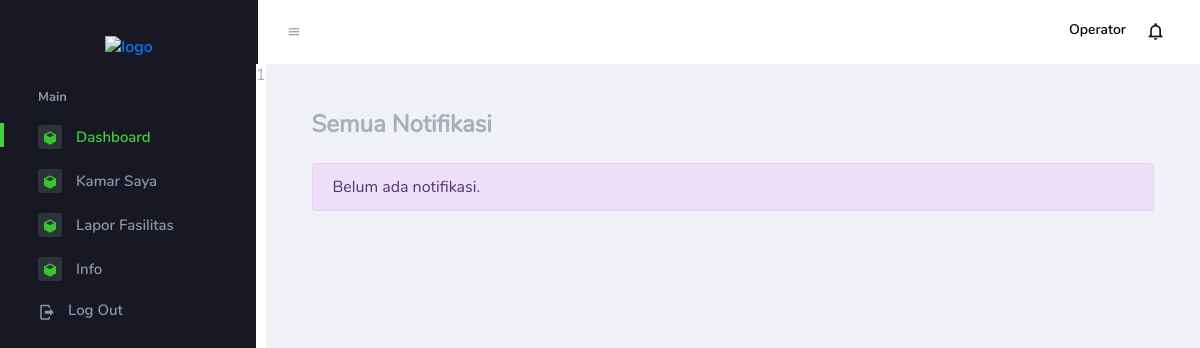
The page /mahasiswa/index.php?q=notifikasi (signed in) on the database as committed earlier.
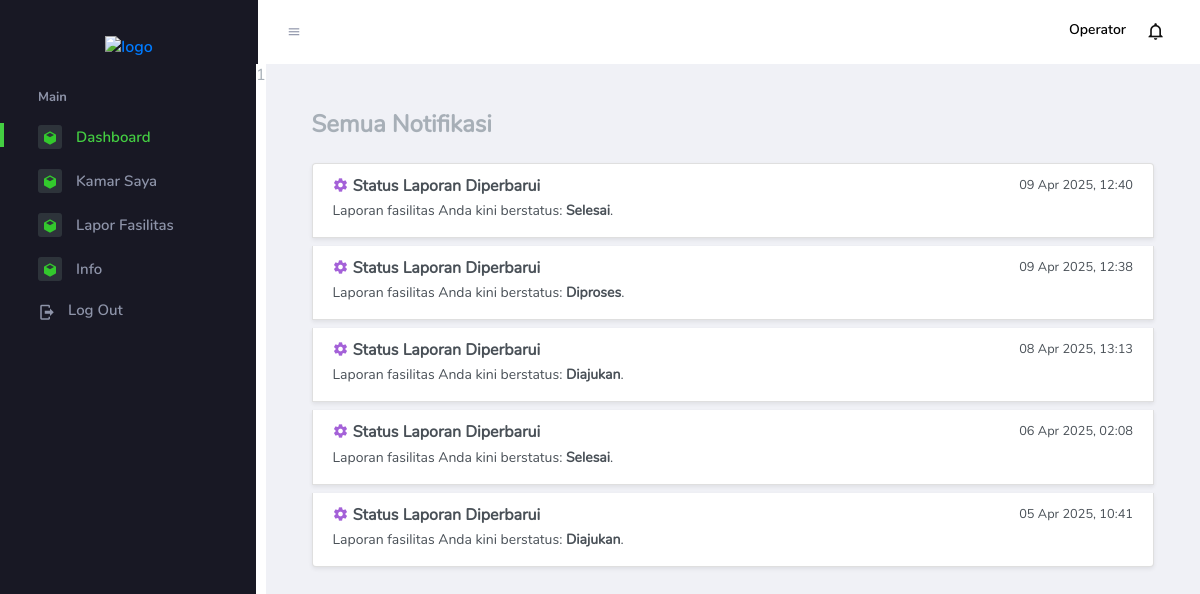
The same page on the database as committed later.
### tables this page shows
CREATE TABLE IF NOT EXISTS `notifikasi` (
  `id` int NOT NULL AUTO_INCREMENT,
  `user_id` int DEFAULT NULL,
  `judul` varchar(255) DEFAULT NULL,
  `pesan` text,
  `icon` varchar(50) DEFAULT NULL,
  `warna` varchar(20) DEFAULT NULL,
  `status` enum('belum_dibaca','dibaca') DEFAULT 'belum_dibaca',
  `created_at` timestamp NULL DEFAULT CURRENT_TIMESTAMP,
  PRIMARY KEY (`id`)
);

### mahasiswa/pages/notifikasi/notifikasi.php (the view)
<?php
include '../conf/conf.php';
$user_id = $_SESSION['user_id'];
$query = "SELECT * FROM notifikasi WHERE user_id = ? ORDER BY created_at DESC";
$stmt = $conn->prepare($query);
$stmt->bind_param("i", $user_id);
$stmt->execute();
$result = $stmt->get_result();
?>
<div class="main-panel">
    <div class="content-wrapper">
        <h2 class="mb-4">Semua Notifikasi</h2>
        <?php if ($result->num_rows > 0): ?>
        <div class="list-group">
            <?php while ($row = $result->fetch_assoc()): ?>
            <div class="list-group-item list-group-item-action flex-column align-items-start mb-2 shadow-sm">
                <div class="d-flex w-100 justify-content-between">
                    <h5 class="mb-1">
                        <i
                            class="mdi mdi-<?= htmlspecialchars($row['icon']) ?> text-<?= htmlspecialchars($row['warna']) ?>"></i>
                        <?= htmlspecialchars($row['judul']) ?>
                    </h5>
                    <small><?= date('d M Y, H:i', strtotime($row['created_at'])) ?></small>
                </div>
                <p class="mb-1"><?= $row['pesan'] ?></p>
            </div>
            <?php endwhile; ?>
        </div>
        <?php else: ?>
        <div class="alert alert-info">Belum ada notifikasi.</div>
        <?php endif; ?>
    </div>

### mahasiswa/index.php (shortened to what this page needs)
<!DOCTYPE html>
<html lang="en">
<head>
    <link rel="stylesheet" href="../assets/vendors/mdi/css/materialdesignicons.min.css">
    <link rel="stylesheet" href="../assets/vendors/flag-icon-css/css/flag-icon.min.css">
    <link rel="stylesheet" href="../assets/vendors/css/vendor.bundle.base.css">
    <link rel="stylesheet" href="../assets/vendors/font-awesome/css/font-awesome.min.css" />
    <link rel="stylesheet" href="../assets/vendors/bootstrap-datepicker/bootstrap-datepicker.min.css">
    <link rel="stylesheet" href="../assets/css/style.css">
</head>
<body>
    <div class="container-scroller">
        <?php
        include 'partials/topbar.php';
        ?>
        <div class="container-fluid page-body-wrapper">
            <?=include 'partials/sidebar.php'; ?>
            <?php include 'link.php'; ?>
        </div>
    </div>
</body>
</html>

### mahasiswa/partials/topbar.php (shortened to what this page needs)
<?php
include '../conf/config.php';
$mahasiswa_id = $_SESSION['user_id'];
$stmtCount = $conn->prepare("SELECT COUNT(*) as total FROM notifikasi WHERE user_id = ? AND status = 'belum_dibaca'");
$stmtCount->bind_param("i", $mahasiswa_id);
$stmtCount->execute();
$countData = $stmtCount->get_result()->fetch_assoc();
?>
<nav class="navbar default-layout-navbar col-lg-12 col-12 p-0 fixed-top d-flex flex-row">
    <div class="text-center navbar-brand-wrapper d-flex align-items-center justify-content-center">
        <a href="index.php"><img src="../assets/images/AUW.png" style="width: 30%; margin-top: 30px;" alt="logo" /></a>
    </div>
    <div class="navbar-menu-wrapper d-flex align-items-stretch">
        <button class="navbar-toggler navbar-toggler align-self-center" type="button" data-toggle="minimize">
            <span class="mdi mdi-menu"></span>
        </button>
        <ul class="navbar-nav navbar-nav-right">
            <li class="nav-item nav-profile dropdown">
                <a class="nav-link" id="profileDropdown" href="#" data-toggle="dropdown" aria-expanded="false">
                    <div class="nav-profile-img">
                    </div>
                    <div class="nav-profile-text">
                        <p class="mb-1 text-black">Operator</p>
                    </div>
                </a>
            </li>
            <li class="nav-item dropdown">
                <a class="nav-link count-indicator dropdown-toggle" id="notificationDropdown" href="#"
                    data-toggle="dropdown">
                    <i class="mdi mdi-bell-outline"></i>
                </a>
            </li>
        </ul>
    </div>
</nav>

### mahasiswa/partials/sidebar.php
<nav class="sidebar sidebar-offcanvas" id="sidebar">
    <ul class="nav">
        <li class="nav-item nav-category">Main</li>
        <li class="nav-item">
            <a class="nav-link" href="index.php">
                <span class="icon-bg"><i class="mdi mdi-cube menu-icon"></i></span>
                <span class="menu-title">Dashboard</span>
            </a>
        </li>
        <li class="nav-item">
            <a class="nav-link" href="?q=kamar-saya">
                <span class="icon-bg"><i class="mdi mdi-cube menu-icon"></i></span>
                <span class="menu-title">Kamar Saya</span>
            </a>
        </li>
        <li class="nav-item">
            <a class="nav-link" href="?q=lapor_fasilitas">
                <span class="icon-bg"><i class="mdi mdi-cube menu-icon"></i></span>
                <span class="menu-title">Lapor Fasilitas</span>
            </a>
        </li>
        <li class="nav-item">
            <a class="nav-link" href="?q=info">
                <span class="icon-bg"><i class="mdi mdi-cube menu-icon"></i></span>
                <span class="menu-title">Info</span>
            </a>
        </li>
        <li class="nav-item sidebar-user-actions">
            <div class="sidebar-user-menu">
                <a href="?q=logout" class="nav-link"><i class="mdi mdi-logout menu-icon"></i>
                    <span class="menu-title">Log Out</span></a>
            </div>
        </li>
    </ul>
</nav>

### mahasiswa/link.php (shortened to what this page needs)
<?php
@$page = $_GET['q'];
if (!empty($page)) {
    switch ($page) {
            case 'notifikasi':
                include './pages/notifikasi/notifikasi.php';
                break;
    }
} else {
    include './pages/beranda/beranda.php';
}

Rows that differ between the two databases and show on the page:
added notifikasi: judul "Status Laporan Diperbarui", created_at "09 Apr 2025, 12:40", pesan "Laporan fasilitas Anda kini berstatus: Selesai ."
added notifikasi: judul "Status Laporan Diperbarui", created_at "09 Apr 2025, 12:38", pesan "Laporan fasilitas Anda kini berstatus: Diproses ."
added notifikasi: judul "Status Laporan Diperbarui", created_at "08 Apr 2025, 13:13", pesan "Laporan fasilitas Anda kini berstatus: Diajukan ."
added notifikasi: judul "Status Laporan Diperbarui", created_at "06 Apr 2025, 02:08", pesan "Laporan fasilitas Anda kini berstatus: Selesai ."
added notifikasi: judul "Status Laporan Diperbarui", created_at "05 Apr 2025, 10:41", pesan "Laporan fasilitas Anda kini berstatus: Diajukan ."
Other text that changed with them:
text no longer shown: "Belum ada notifikasi."
